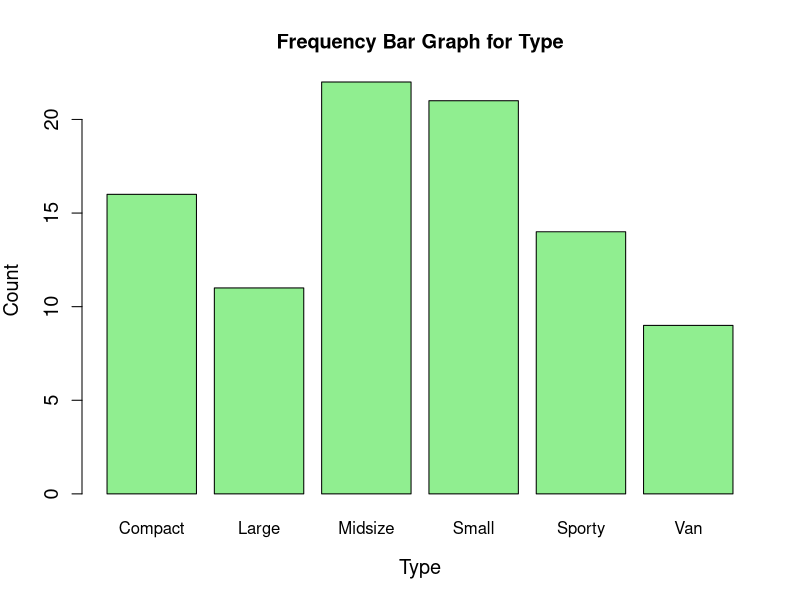
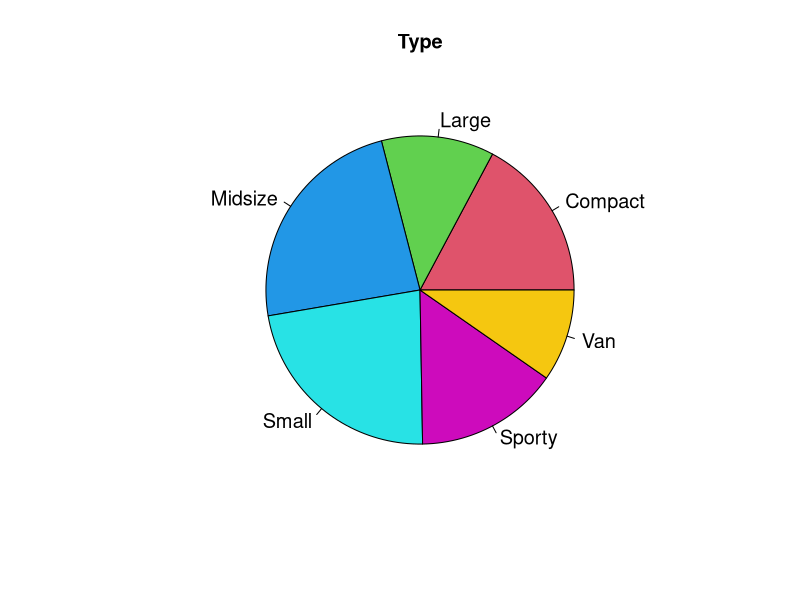
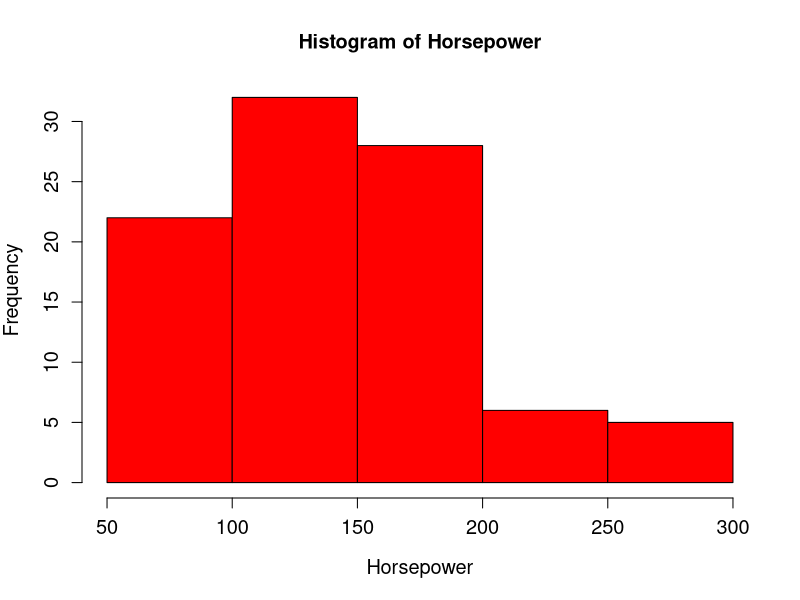
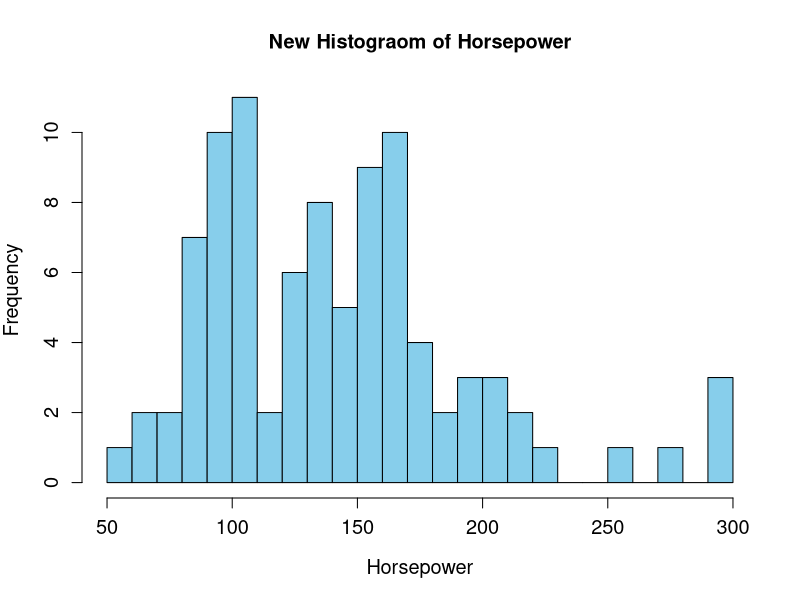
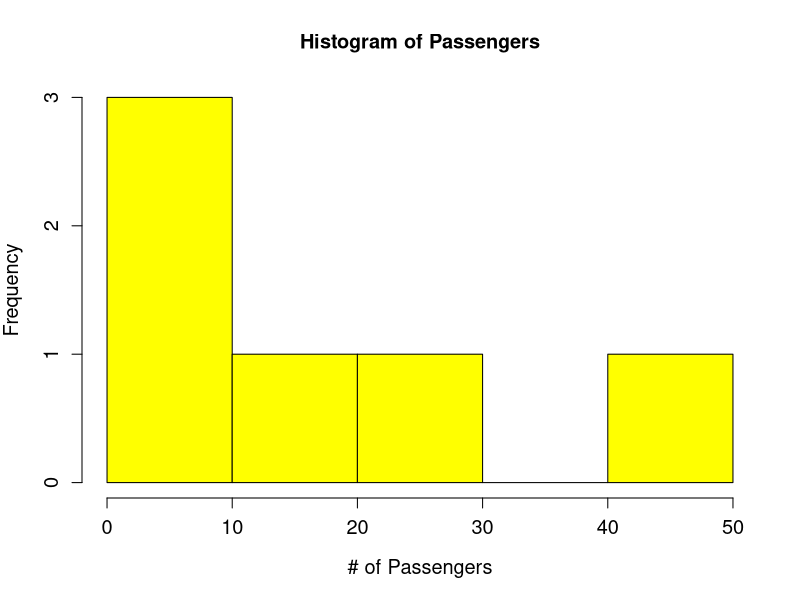
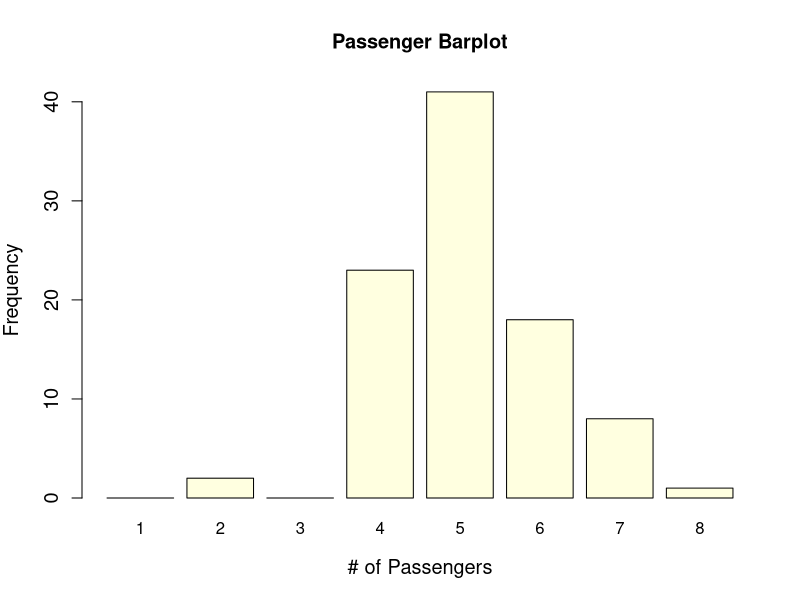
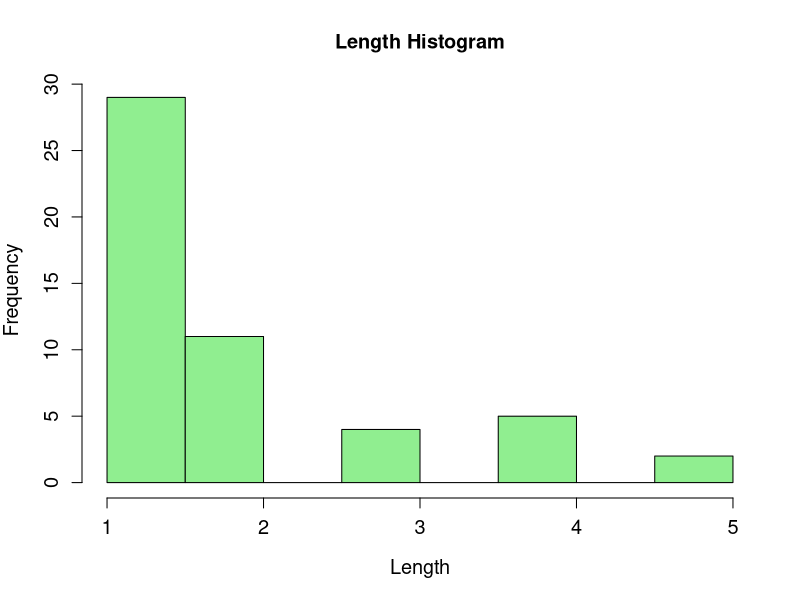

Here is the R script that generated these plots, in order:
## ---- chunk 1
# Your code goes here
## ---- chunk 2
library(MASS)
data(Cars93)
## ---- chunk 3
head(Cars93)
## ---- chunk 4
freq_table <- table(Cars93$Type)
freq_table

rel_freq_table <- prop.table(freq_table)
rel_freq_table 
## ---- chunk 5
freq_graph <- barplot(freq_table, main = "Frequency Bar Graph for Type", col = "lightgreen", xlab = "Type", ylab = "Count", cex.lab = 1.2, cex.axis = 1.2)
freq_graph 
## ---- chunk 6
pie_chart <- pie(table(Cars93$Type), main = "Type", col=c(2,3,4,5,6,7), cex = 1.2)
## ---- chunk 7
hp_hist <- hist(Cars93$Horsepower, col = "Red", xlab = "Horsepower", ylab = "Frequency", main = "Histogram of Horsepower", cex.lab = 1.2, cex.axis = 1.2)
hp_hist
## ---- chunk 8
hp_hist2 <- hist(Cars93$Horsepower, main = "New Histograom of Horsepower", xlab = "Horsepower", ylab = "Frequency", col = "skyblue", cex.lab = 1.2, cex.axis = 1.2, breaks = 25)
hp_hist2
## ---- chunk 9
#The histogram with breaks at 25 HP has more bins, providing a finer-grained view of the data. It can capture smaller variations and details within the distribution.
## ---- chunk 10
#Passengers is nominal and discrete. When making a histogram it could be difficult to visualize the data it masks certain categories such as cars with 1 and 3 that have no passengers meaning there should be no bar at 1 and 3.

pass_freq <- table(Cars93$Passengers)
pass_freq
hist(pass_freq, main = "Histogram of Passengers", xlab = "# of Passengers", ylab = "Frequency", cex.lab = 1.2, cex.axis = 1.2, cex.main = 1.2, col = "yellow")
## ---- chunk 11
passengers <- c(Cars93$Passengers)
freq_table <- table(factor(passengers, levels = c("1", "2", "3", "4", "5", "6", "7", "8")))
#colors <- c("red", "blue", "orange")
barplot(freq_table, main = "Passenger Barplot", xlab = "# of Passengers", ylab = "Frequency", cex.lab = 1.2, cex.axis = 1.2, cex.main = 1.2, col = "light yellow", ylim = c(0, max(freq_table) + 1))
## ---- chunk 12
length_freq <- table(Cars93$Length)
length_hist <- hist(length_freq, main = "Length Histogram", xlab = "Length", ylab = "Frequency", cex.lab = 1.2, cex.axis = 1.2, cex.main = 1.2, col ="lightgreen")
length_hist
## ---- chunk 13
length_mean <- mean(Cars93$Length)
length_mean
length_median <- median(Cars93$Length)
length_median
